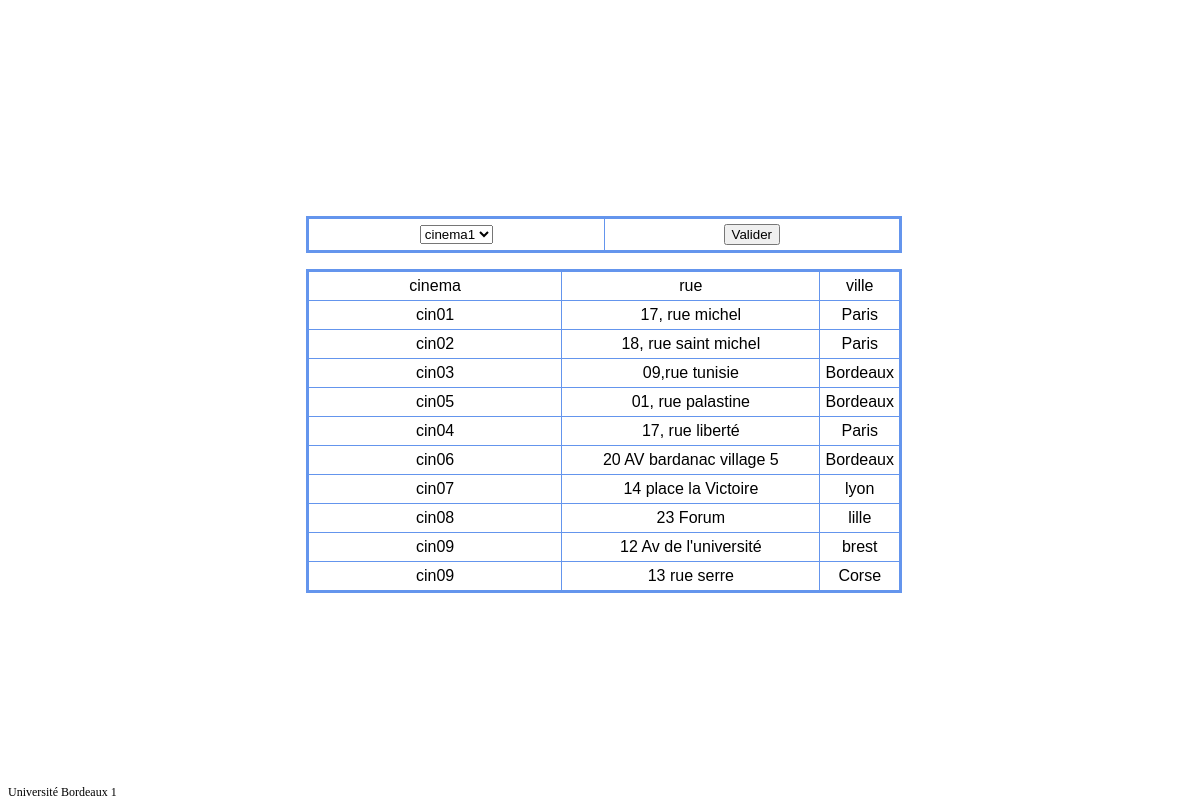
Screenshot of /consultation_du_stock_du_film/affiche_liste_cinemas_client.php with the database file from the repository.
### tables this page shows
CREATE TABLE IF NOT EXISTS `adresse` (
  `id_adr` varchar(255) NOT NULL,
  `rue` varchar(255) NOT NULL,
  `ville` varchar(255) NOT NULL,
  `id_cinema` varchar(255) NOT NULL,
  PRIMARY KEY (`id_adr`),
  KEY `id_adr` (`id_adr`),
  KEY `id_cinema` (`id_cinema`),
  KEY `id_cinema_2` (`id_cinema`)
);

### consultation_du_stock_du_film/affiche_liste_cinemas_client.php (the view, shortened to what this page needs)
<!DOCTYPE html PUBLIC "-//W3C//DTD XHTML 1.0 Strict//EN" "http://www.w3.org/TR/xhtml1/DTD/xhtml1-strict.dtd">
<html xmlns="http://www.w3.org/1999/xhtml" xml:lang="fr" lang="fr">
    <head>
	    <link rel="stylesheet" media="screen" type="text/css" title="style" href="style.css" />
    </head>
    <body>
     	<div id="content" >
		<?php include("liste_cinema_client.php"); ?>
		<center><form action="formulaireCible.php" method="post">
			<p>
		<table>
						<tr>
						<td>cinema</td>
						<td>rue</td>
						<td>ville</td></tr>
				<?php
				include ("connection.php");
						$req = $bdd->prepare('select *  from adresse');
						$req->execute(array(
								));
						while($donnee = $req->fetch())
						{
				?>
						<tr>
						<td><?php echo $donnee['id_cinema'];?></td>
						<td><?php echo $donnee['rue'];?></td>
						<td><?php echo $donnee['ville'];?></td>
						</tr>
						<?php
						}
		?>
				</table>
			</p>
			</form></center>
		</div>
		<?php include("bottom.php"); ?>
        </body>
</html>

### Réservation et choix du séance/liste_cinema_client.php (shortened to what this page needs)
<center><form action="affiche_liste_films_client.php" method="post">
			<p>
		<center>	<table>
					<tr><td width="33%">
							<select name="id_cinema" />
								<?php
								include ("connection.php");
								$reponse_cinema = $bdd->query('select * from cinema where cinema.id_cinema in (select id_cinema from film)');
								while($donnee_cinema = $reponse_cinema->fetch())
									{
								?>
										<option value="<?php echo $donnee_cinema['id_cinema'];?>"><?php echo $donnee_cinema['nom'];?></option>
								<?php
									}
								?>
						</td>
						<center><td><input type="submit" value="Valider" /></td></center></tr>
				</table> </center>
			</p>
</form> </center>

### Réservation et choix du séance/bottom.php
<div id="pied_de_page">
Universit&eacute Bordeaux 1
</div>

### Réservation et choix du séance/style.css (style rules this page uses)
#content { position:absolute; top:200px; }
#pied_de_page { position:absolute; bottom:0; font-size:12px; }
table { border: medium solid #6495ed; border-collapse: collapse; position:center; width: 50%; }
td { font-family: sans-serif; border: thin solid #6495ed; width: 50%; padding: 5px; text-align: center; background-color: #ffffff; }

### rows the page displays
adresse: id_cinema "cin01", rue "17, rue michel", ville "Paris"
adresse: id_cinema "cin02", rue "18, rue saint michel", ville "Paris"
adresse: id_cinema "cin03", rue "09,rue tunisie", ville "Bordeaux"
adresse: id_cinema "cin05", rue "01, rue palastine", ville "Bordeaux"
adresse: id_cinema "cin04", rue "17, rue liberté", ville "Paris"
adresse: id_cinema "cin06", rue "20 AV bardanac village 5", ville "Bordeaux"
adresse: id_cinema "cin07", rue "14 place la Victoire", ville "lyon"
adresse: id_cinema "cin08", rue "23 Forum", ville "lille"
adresse: id_cinema "cin09", rue "12 Av de l'université", ville "brest"
adresse: id_cinema "cin09", rue "13 rue serre", ville "Corse"

### other values shown
form field id_cinema "cinema1"
